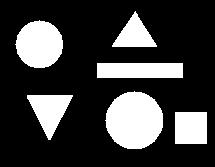
#> input picture practice_6_oop_patterns/practice_7_oop_patterns/data/1.jpg, 215 x 167 px, found by its file name
$ python test.py   (older library calls are emulated)
#> lines starting #> are read from the running program, lines starting #| are printed output that depends on the picture; after the words box and inside, x2 and y2 are one past the last pixel; in counts of white or black regions, pixels touching at a corner belong together
#> further down, img is the input picture: shape (167, 215); min 0, max 255, mean 61.4
### practice_6_oop_patterns/practice_7_oop_patterns/algorithms/object_analysis.py
"""
Шаблонный метод (Template method)
"""

import cv2
import numpy as np
from matplotlib import pyplot as plt


class ObjectAnalysis(object):
    def template_method(self, image):

        image = self.noise_filtering(image)
        data = self.segmentation(image)
        data = self.object_parameters(data)

        return data

    def noise_filtering(self, image):
        raise NotImplementedError()

    def segmentation(self, data):
        raise NotImplementedError()

    def object_parameters(self, data):
        (image, data) = data
        (numLabels, labels, stats, centroids) = data
        x = []
        y = []
        w = []
        h = []
        area = []
        for i in range(1, numLabels):
            # extract the connected component statistics for the current
            # label
            x.append(stats[i, cv2.CC_STAT_LEFT])
            y.append(stats[i, cv2.CC_STAT_TOP])
            w.append(stats[i, cv2.CC_STAT_WIDTH])
            h.append(stats[i, cv2.CC_STAT_HEIGHT])
            area.append(stats[i, cv2.CC_STAT_AREA])

        return (x, y, w, h, area)


class BinaryImage(ObjectAnalysis):
    def __init__(self):
        pass

    def noise_filtering(self, image):
        median = cv2.medianBlur(image, 5)
        return median

    # [7 lines left out: function segmentation, not called in this run]


class MonochromeImage(BinaryImage):
    def __init__(self):
        pass

    def noise_filtering(self, image):
        blur = cv2.GaussianBlur(image,(5,5),0)
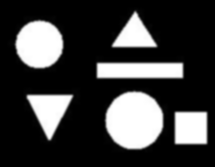
#> blur: shape (167, 215); min 0, max 255, mean 61.4
        plt.subplot(121), plt.imshow(image, cmap="gray"), plt.title("Original")
        plt.xticks([]), plt.yticks([])
        plt.subplot(122), plt.imshow(blur, cmap="gray"), plt.title("Gauss")
        plt.xticks([]), plt.yticks([])
        plt.show()
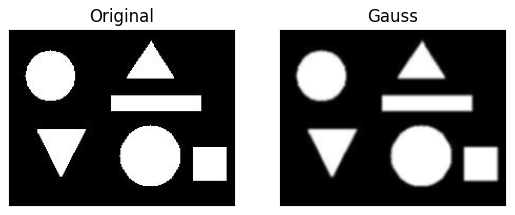
#> figure drawn by matplotlib, 2 panels
        return blur

    def segmentation(self, image):
        edges = cv2.Canny(image, 100, 200)
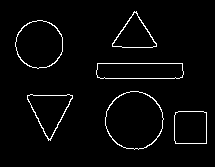
#> edges: shape (167, 215); 2.9% white in thin lines or dots, all inside (x1, y1, x2, y2) = (15, 11, 207, 150)
        output = cv2.connectedComponentsWithStats(
            edges,
            4,  # connectivity
            cv2.CV_32S,
        )
        plt.subplot(121), plt.imshow(image, cmap="gray")
        plt.title("Original Image"), plt.xticks([]), plt.yticks([])
        plt.subplot(122), plt.imshow(edges, cmap="gray")
        plt.title("Edge Image"), plt.xticks([]), plt.yticks([])
        plt.show()
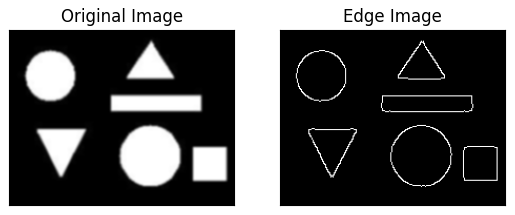
#> figure drawn by matplotlib, 2 panels
        return (image, output)


class ColorImage(MonochromeImage):
    def __init__(self):
        pass

    def segmentation(self, image):
        return None


"""
Декоратор - структурный паттерн
"""


class FilteredAnalysis(ObjectAnalysis):
    def __init__(self, obj):
        self._proc = obj

    def template_method(self, image):
        (_x, _y, _w, _h, _area) = self._proc.template_method(image)
#> in object_parameters, `(numLabels, labels, stats, centroids) = data`:
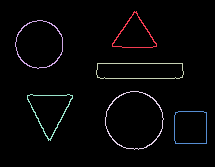
#> labels: shape (167, 215) int32; 7 distinct labels, from 0 to 6; one colour per label, 0 black
#> in object_parameters, `(numLabels, labels, stats, centroids) = data`: numLabels = 7; stats = [[0, 0, 215, 167, 34861], [112, 11, 45, 37, 156], [15, 20, 48, 49, 175], [96, 63, 88, 16, 198], [105, 91, 59, 59, 213], [27, 94, 46, 47, 178], [174, 111, 33, 33, 124]]; centroids = [[106.9, 82.96], [134.1, 33.5], [38.85, 43.92], [139.5, 70.39], [134, 119.7], [49.48, 112.4], [190.3, 127.3]]
#> after the loop in object_parameters, `for i in range(1, numLabels):`: area = [156, 175, 198, 213, 178, 124]; h = [37, 49, 16, 59, 47, 33]; w = [45, 48, 88, 59, 46, 33]; x = [112, 15, 96, 105, 27, 174]; y = [11, 20, 63, 91, 94, 111]
#> in template_method, `data = self.object_parameters(data)`: data = ([112, 15, 96, 105, 27, 174], [11, 20, 63, 91, 94, 111], [45, 48, 88, 59, 46, 33], [37, 49, 16, 59, 47, 33], [156, 175, 198, 213, 178, 124])
        x = []
        y = []
        w = []
        h = []
        area = []

        for i in range(len(_area)):
            if _area[i] > 10 and _area[i] < 2500:
                x.append(_x[i])
                y.append(_y[i])
                w.append(_w[i])
                h.append(_h[i])
                area.append(_area[i])
#> this loop made 6 passes
#> after the loop, area = [156, 175, 198, 213, 178, 124]; h = [37, 49, 16, 59, 47, 33]; w = [45, 48, 88, 59, 46, 33]; x = [112, 15, 96, 105, 27, 174]; y = [11, 20, 63, 91, 94, 111]

        return (x, y, w, h, area)


# [16 lines that do not run on import are left out]

### practice_6_oop_patterns/practice_7_oop_patterns/algorithms/test.py
import numpy as np
import cv2

from object_analysis import MonochromeImage, FilteredAnalysis

if __name__ == "__main__":
    img_name = "/home/var/python/programming_in_python_2026/practice_6_oop_patterns/practice_7_oop_patterns/data/1.jpg"
    img = cv2.imread(img_name, cv2.IMREAD_GRAYSCALE)
    assert img is not None, "file could not be read, check with os.path.exists()"


    filt_bin = FilteredAnalysis(MonochromeImage())
    (x, y, w, h, area) = filt_bin.template_method(
        cv2.imread(img_name, cv2.IMREAD_GRAYSCALE)
    )
#> x = [112, 15, 96, 105, 27, 174]; y = [11, 20, 63, 91, 94, 111]; w = [45, 48, 88, 59, 46, 33]; h = [37, 49, 16, 59, 47, 33]; area = [156, 175, 198, 213, 178, 124]
    print("using FilteredAnalysis")
    for i in range(len(area)):
        print([x[i], y[i], w[i], h[i], area[i]])
